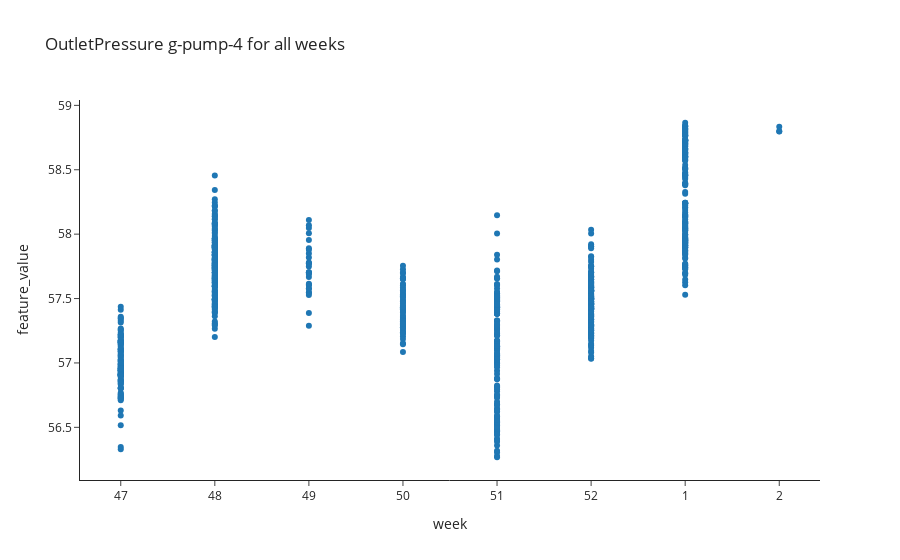
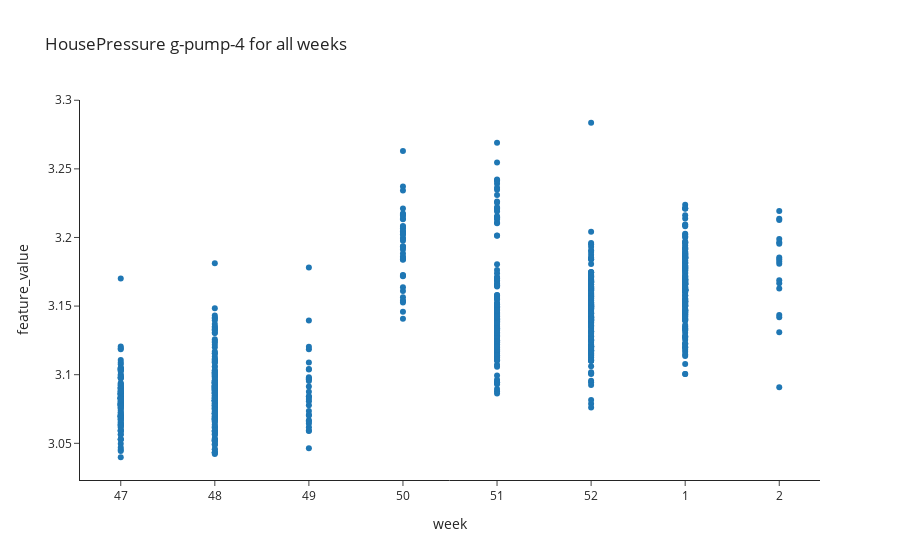

Notebook source saved alongside these figures, in order:
### Markdown cell above
**Scatterplot**

### Code cell
show_baselining_plot_azure(df_data, duration = "all", asset_name= asset_name, variable_name= INLET_PRESSURE,
                           plot_type = "scatter")

show_baselining_plot_azure(df_data, duration = "all", asset_name= asset_name, variable_name= OUTLET_PRESSURE,
                          plot_type = "scatter")

show_baselining_plot_azure(df_data, duration = "all", asset_name= asset_name, variable_name= HOUSE_PRESSURE,
                          plot_type = "scatter")

### Figure 1 — Plotly figure (JSON) as saved in the notebook; plotly's stock layout.template omitted (floating-point values rounded to 4 significant figures; data arrays with more than 128 entries replaced by an {"elided": "..."} marker saying what was removed)
{"data": [{"hoverlabel": {"namelength": 0}, "hovertemplate": "week=%{x}<br>feature_value=%{y}", "legendgroup": "", "marker": {"color": "#1F77B4", "symbol": "circle"}, "mode": "markers", "name": "", "showlegend": false, "type": "scatter", "x": {"elided": "867 int values"}, "xaxis": "x", "y": {"elided": "867 float values"}, "yaxis": "y"}], "layout": {"legend": {"tracegroupgap": 0}, "title": {"text": "OutletPressure g-pump-4 for all weeks "}, "xaxis": {"anchor": "y", "domain": [0, 1], "title": {"text": "week"}, "type": "category"}, "yaxis": {"anchor": "x", "domain": [0, 1], "title": {"text": "feature_value"}}}}

### Figure 2 — Plotly figure (JSON) as saved in the notebook; plotly's stock layout.template omitted (floating-point values rounded to 4 significant figures; data arrays with more than 128 entries replaced by an {"elided": "..."} marker saying what was removed)
{"data": [{"hoverlabel": {"namelength": 0}, "hovertemplate": "week=%{x}<br>feature_value=%{y}", "legendgroup": "", "marker": {"color": "#1F77B4", "symbol": "circle"}, "mode": "markers", "name": "", "showlegend": false, "type": "scatter", "x": {"elided": "842 int values"}, "xaxis": "x", "y": {"elided": "842 float values"}, "yaxis": "y"}], "layout": {"legend": {"tracegroupgap": 0}, "title": {"text": "HousePressure g-pump-4 for all weeks "}, "xaxis": {"anchor": "y", "domain": [0, 1], "title": {"text": "week"}, "type": "category"}, "yaxis": {"anchor": "x", "domain": [0, 1], "title": {"text": "feature_value"}}}}
